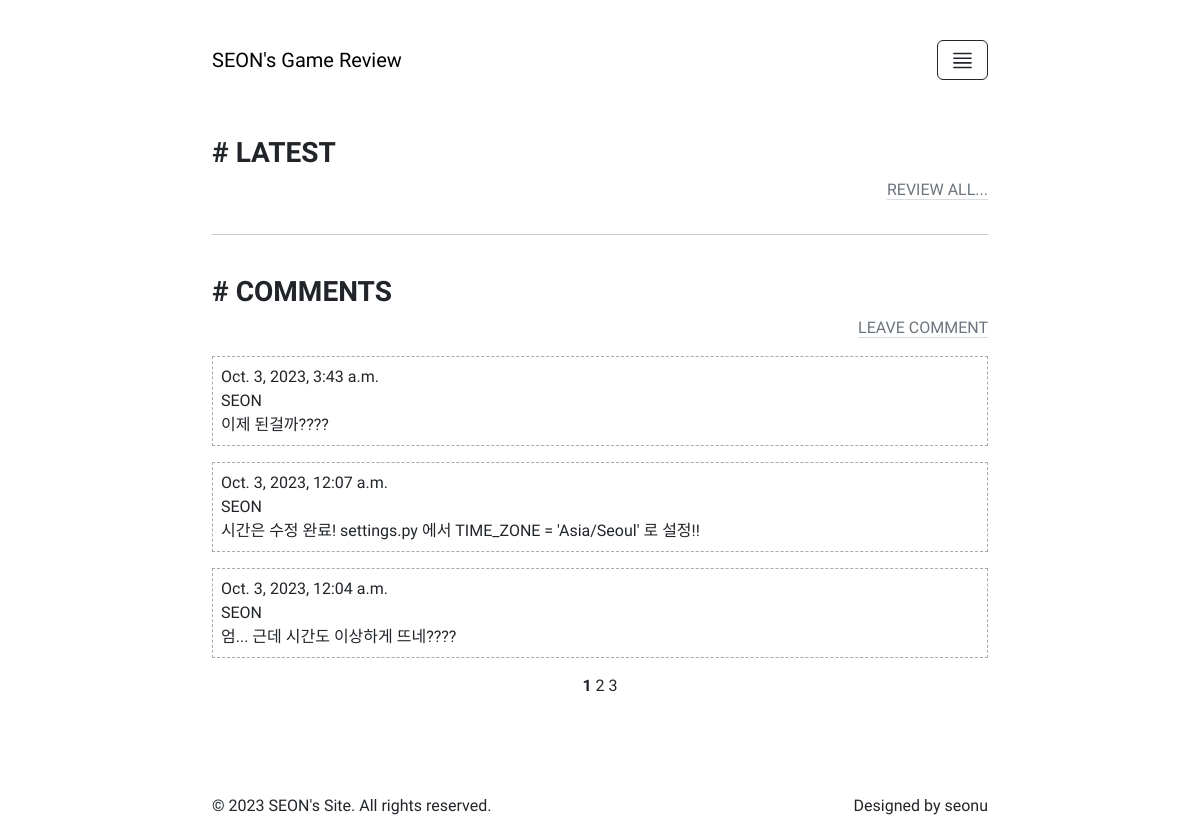
Screenshot of /add-comment/ with the database file from the repository.
### game/models.py (models this page shows)
class Comment(models.Model):
    author = models.CharField(max_length=100)
    text = models.TextField()
    created_at = models.DateTimeField(auto_now_add=True)

### game/views.py (the view, shortened to what this page needs)
# urls.py: path('add-comment/', CommentView.as_view(), name='add-comment'),
class CommentView(View):
    template_name = 'home/index.html'
    comments_per_page = 3
    def get(self, request):
        comments = Comment.objects.order_by('-created_at')
        page_number = request.GET.get('page', 1)
        paginator = Paginator(comments, self.comments_per_page)
        comments_page = paginator.get_page(page_number)
        comment_form = CommentForm()
        return render(request, self.template_name, {'comments_page': comments_page, 'comment_form': comment_form})

### game/templates/home/index.html (shortened to what this page needs)
{% load static %}
<!DOCTYPE html>
<html>
<head>
    <link href="https://cdn.jsdelivr.net/npm/bootstrap@5.3.2/dist/css/bootstrap.min.css" rel="stylesheet"
>
    <link rel="stylesheet" href="{% static 'css/styles.css' %}">
</head>
<body>
    <div class="container" style="padding-top: 2rem;">
        <nav class="navbar navbar-expand-lg bg-transparent">
            <div class="container-fluid" style="padding: 0;">
                <a class="navbar-brand" href="{% url 'home-index' %}">SEON's Game Review</a>
                <button class="btn btn-outline-dark" type="button" data-bs-toggle="offcanvas"
                    data-bs-target="#offcanvasWithBothOptions" aria-controls="offcanvasWithBothOptions">
                </button>
            </div>
        </nav>
    </div>
    <div class="container mt-5">
        <h3><strong># LATEST</strong></h3>
        <div class="sticky-sm-bottom">
            <p class="text-end">
                <a class="link-secondary link-offset-2 link-underline-opacity-25 link-underline-opacity-100-hover"
                    href="{% url 'review-list' %}">REVIEW ALL...</a>
            </p>
        </div>
        <div id="carouselExampleIndicators" class="carousel slide">
            <button class="carousel-control-prev" type="button" data-bs-target="#carouselExampleIndicators"
                data-bs-slide="prev">
                <span class="carousel-control-prev-icon" aria-hidden="true"></span>
            </button>
            <button class="carousel-control-next" type="button" data-bs-target="#carouselExampleIndicators"
                data-bs-slide="next">
                <span class="carousel-control-next-icon" aria-hidden="true"></span>
            </button>
        </div>
        <hr>
        <br>
        <h3><strong># COMMENTS</strong></h3>
        <div class="sticky-sm-bottom">
            <p class="text-end">
                <a class="link-secondary link-offset-2 link-underline-opacity-25 link-underline-opacity-100-hover"
                    href="#" data-bs-toggle="modal" data-bs-target="#commentModal">LEAVE COMMENT</a>
            </p>
        </div>
        {% for comment in comments_page %}
        <p class="comment">{{ comment.created_at }}<br>{{ comment.author }}<br>{{ comment.text }}</p>
        {% endfor %}
        <div class="pagination justify-content-center">
            <span class="page-links">
                {% for page in comments_page.paginator.page_range %}
                <span class="{% if page == comments_page.number %}current-page{% endif %}">
                    <a class="link-dark link-offset-2 link-underline-opacity-0" href="?page={{ page }}">
                        {% if page == comments_page.number %}
                        <b>{{ page }}</b>
                        {% else %}
                        {{ page }}
                        {% endif %}
                    </a>
                </span>
                {% endfor %}
            </span>
        </div>
    </div>
    <br><br><br><br>
    <footer>
        <div class="container">
            <div class="row">
                <div class="col-md-6">
                    <p>&copy; {% now "Y" %} SEON's Site. All rights reserved.</p>
                </div>
                <div class="col-md-6 text-end">
                    <p>Designed by seonu</p>
                </div>
            </div>
        </div>
    </footer>
</body>
</html>

### static/css/styles.css (style rules this page uses)
body { max-width: 800px; margin: 0 auto; font-family: 'Gowun Dodum', sans-serif; }
.comment { border: 1px dashed #aaaaaa; padding: 0.5rem; }

### rows the page displays
Comment: created_at "Oct. 3, 2023, 3:43 a.m.", author "SEON", text "이제 된걸까????"
Comment: created_at "Oct. 3, 2023, 12:07 a.m.", author "SEON", text "시간은 수정 완료! settings.py 에서 TIME_ZONE = 'Asia/Seoul' 로 설정!!"
Comment: created_at "Oct. 3, 2023, 12:04 a.m.", author "SEON", text "엄... 근데 시간도 이상하게 뜨네????"

### other values shown
{{ page }} "1"
{{ page }} "2" "3"
